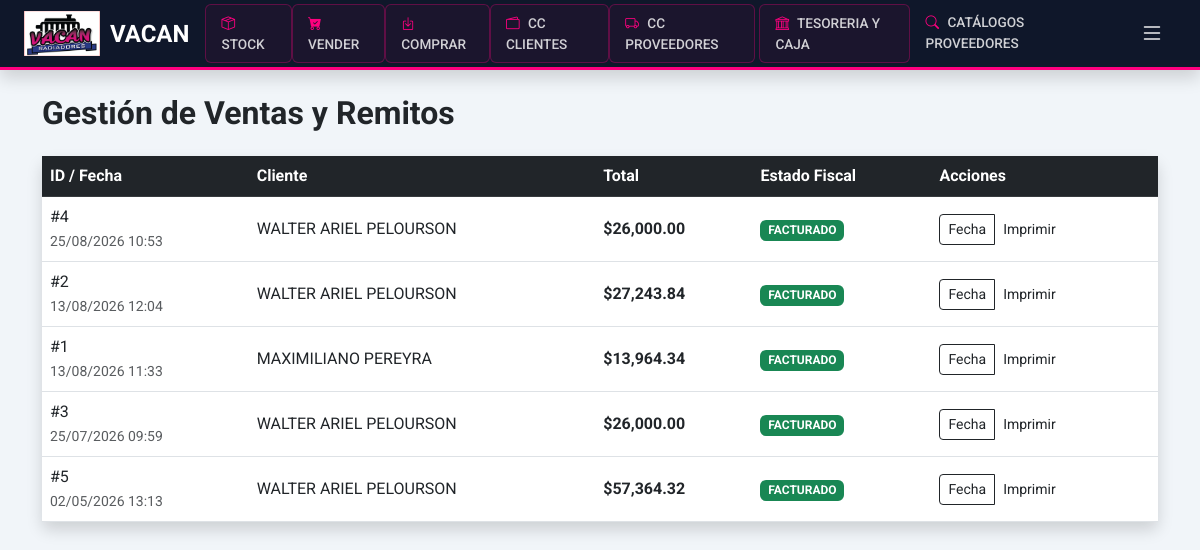
The page /ventas/gestion (signed in) on the database as committed earlier.
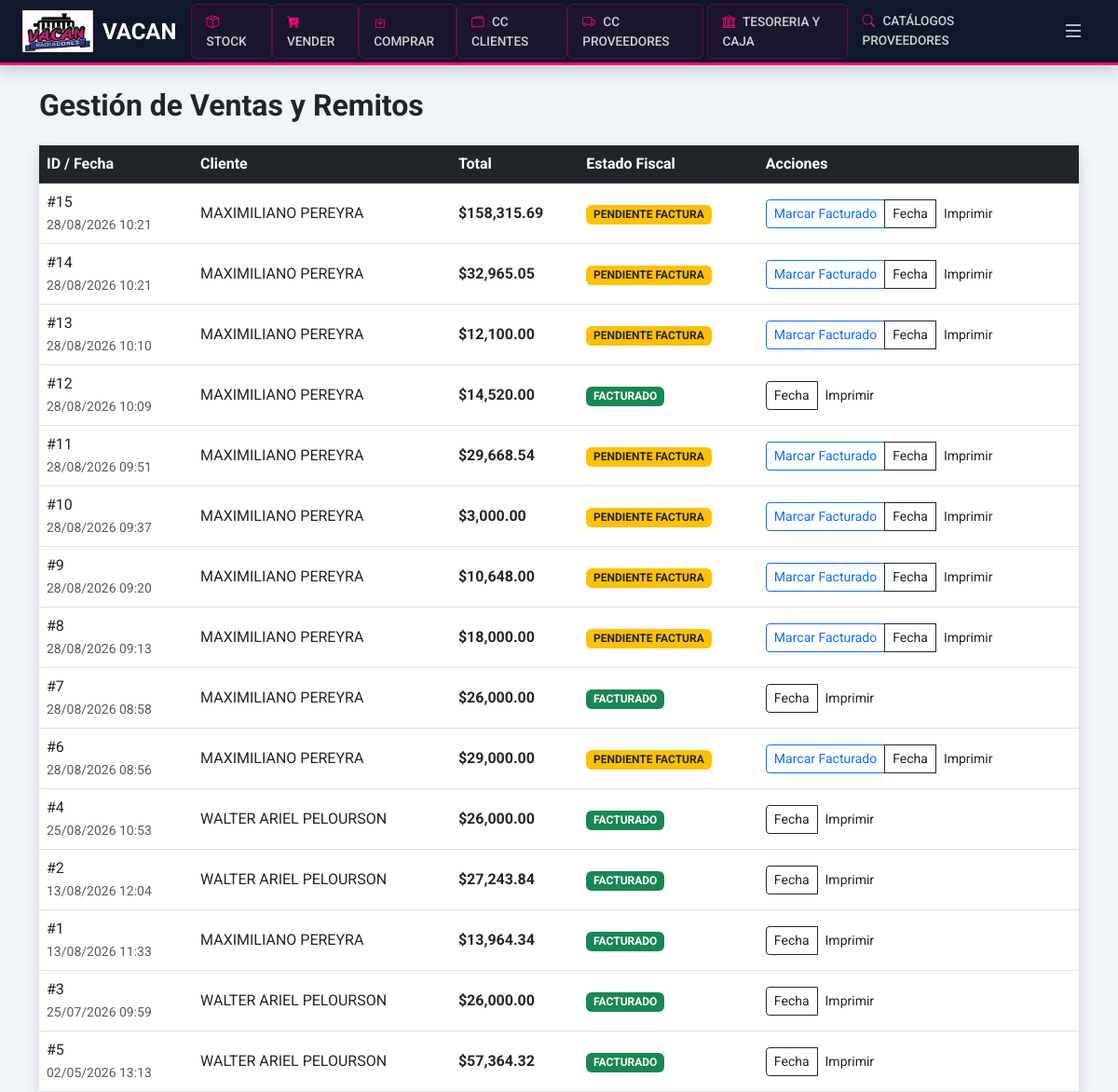
The same page on the database as committed later.
### app/models.py (models this page shows)
class Venta(db.Model):
    id = db.Column(db.Integer, primary_key=True)
    fecha = db.Column(db.DateTime, default=get_argentina_time)
    total = db.Column(db.Float, nullable=False)
    tipo_comprobante = db.Column(db.String(20), default='REMITO')
    metodo_pago = db.Column(db.String(20))
    estado_arca = db.Column(db.String(20), default='PENDIENTE')
    esta_pagada = db.Column(db.Boolean, default=False)
    total_pagado = db.Column(db.Float, default=0.0)
    cliente_id = db.Column(db.Integer, db.ForeignKey('cliente.id'))
    usuario_id = db.Column(db.Integer, db.ForeignKey('usuario.id'))
    sucursal_id = db.Column(db.Integer, db.ForeignKey('sucursal.id'))
    iva_porcentaje = db.Column(db.Float, default=21.0) # Para elegir 21, 10.5 o 0
    plazo_pago = db.Column(db.Integer, default=0)    # Días para el vencimiento
    descuento_global = db.Column(db.Float, default=0.0) # Monto o % de descuento
    recargo_global = db.Column(db.Float, default=0.0)
    cliente = db.relationship('Cliente', back_populates='ventas')
    usuario = db.relationship('Usuario', back_populates='ventas')
    sucursal = db.relationship('Sucursal', back_populates='ventas')
    detalles = db.relationship('DetalleVenta', back_populates='venta', cascade="all, delete-orphan")
    pagos = db.relationship('PagoVenta', back_populates='venta', cascade="all, delete-orphan")
    movimientos_cta = db.relationship('MovimientoCtaCte', back_populates='venta')

class Cliente(db.Model):
    id = db.Column(db.Integer, primary_key=True)
    razon_social = db.Column(db.String(150), nullable=False)
    cuit = db.Column(db.String(20), unique=True)
    condicion_iva = db.Column(db.String(50))
    direccion = db.Column(db.String(200))
    localidad = db.Column(db.String(100))
    provincia = db.Column(db.String(100))
    telefono = db.Column(db.String(50))
    email = db.Column(db.String(100))
    iibb = db.Column(db.String(50))
    activo = db.Column(db.Boolean, default=True)
    ventas = db.relationship('Venta', back_populates='cliente')
    movimientos_cta = db.relationship('MovimientoCtaCte', back_populates='cliente')

### app/routes/inventory.py (the view)
@inventory_bp.route('/ventas/gestion')
@login_required
def gestion_ventas():
    ventas = Venta.query.order_by(Venta.fecha.desc()).all()
    return render_template('gestion_ventas.html', ventas=ventas)

### app/__init__.py (called while the page is built)
def create_app():
    app = Flask(__name__)
    app.config.from_object(Config)
    db.init_app(app)
    migrate.init_app(app, db, render_as_batch=True)
    login_manager.init_app(app)
    login_manager.login_view = 'auth.login'
    login_manager.login_message = "Por favor, inicia sesión para acceder al sistema Vacan."
    login_manager.login_message_category = "info"
    from .models import Usuario
    @login_manager.user_loader
    def load_user(user_id):
        return Usuario.query.get(int(user_id))
    from .routes.main import main_bp
    from .routes.inventory import inventory_bp
    from .routes.auth import auth_bp
    from .routes.admin import admin_bp
    app.register_blueprint(main_bp)
    app.register_blueprint(inventory_bp)
    app.register_blueprint(auth_bp)
    app.register_blueprint(admin_bp)
    return app

### app/templates/gestion_ventas.html (shortened to what this page needs)
{% extends 'base.html' %}
{% block content %}
<h2 class="fw-bold mb-4">Gestión de <span class="text-pink">Ventas y Remitos</span></h2>
<div class="card shadow border-0">
    <div class="table-responsive">
        <table class="table table-hover align-middle mb-0">
            <thead class="table-dark">
                <tr>
                    <th>ID / Fecha</th>
                    <th>Cliente</th>
                    <th>Total</th>
                    <th>Estado Fiscal</th>
                    <th>Acciones</th>
                </tr>
            </thead>
            <tbody>
                {% for v in ventas %}
                <tr>
                    <td>
                        #{{ v.id }}<br>
                        <small class="text-muted">{{ v.fecha.strftime('%d/%m/%Y %H:%M') }}</small>
                    </td>
                    <td>{{ v.cliente.razon_social }}</td>
                    <td class="fw-bold">${{ "{:,.2f}".format(v.total) }}</td>
                    <td>
                        {% if v.estado_arca == 'PENDIENTE' %}
                            <span class="badge bg-warning text-dark">PENDIENTE FACTURA</span>
                        {% else %}
                            <span class="badge bg-success">FACTURADO</span>
                        {% endif %}
                    </td>
                    <td>
                        <div class="btn-group">
                            {% if v.estado_arca == 'PENDIENTE' %}
                            <a href="{{ url_for('inventory.marcar_facturado', id=v.id) }}" class="btn btn-sm btn-outline-primary">Marcar Facturado</a>
                            {% endif %}
                            <button class="btn btn-sm btn-outline-dark" data-bs-toggle="modal" data-bs-target="#modalFecha{{ v.id }}">Fecha</button>
                            <a href="{{ url_for('inventory.imprimir_comprobante', id=v.id, tipo='remito') }}" target="_blank" class="btn btn-sm btn-vacan">Imprimir</a>
                        </div>
                    </td>
                </tr>
                {% endfor %}
            </tbody>
        </table>
    </div>
</div>
{% endblock %}

### app/templates/base.html (shortened to what this page needs)
<!DOCTYPE html>
<html lang="es">
<head>
    <link href="https://cdn.jsdelivr.net/npm/bootstrap@5.3.0/dist/css/bootstrap.min.css" rel="stylesheet">
    <link rel="stylesheet" href="https://cdn.jsdelivr.net/npm/bootstrap-icons@1.11.0/font/bootstrap-icons.css">
</head>
<body>
<nav class="navbar navbar-expand-lg navbar-dark fixed-top shadow">
    <div class="container-fluid px-4">
        <a class="navbar-brand d-flex align-items-center" href="{{ url_for('main.home') }}">
            <img src="{{ url_for('static', filename='img/logo.jpg') }}" alt="Vacan Logo" class="logo-img">
            <span>VACAN</span>
        </a>
        {% if current_user.is_authenticated %}
        <div class="d-none d-md-flex ms-auto me-4">
            <a href="{{ url_for('inventory.index') }}" class="quick-link quick-link-money">
                <i class="bi bi-box-seam"></i> STOCK
            </a>
            <a href="{{ url_for('inventory.pos') }}" class="quick-link quick-link-money">
                <i class="bi bi-cart-check-fill"></i> VENDER
            </a>
            {% if current_user.rol in ['admin', 'superadmin'] %}
            <a href="{{ url_for('admin.modulo_compras') }}" class="quick-link quick-link-money">
                <i class="bi bi-box-arrow-in-down"></i> COMPRAR
            </a>
            <a href="{{ url_for('admin.lista_cta_cte') }}" class="quick-link quick-link-money">
                <i class="bi bi-wallet2"></i> CC CLIENTES
            </a>
            <a href="{{ url_for('admin.lista_saldos_proveedores') }}" class="quick-link quick-link-money">
                 <i class="bi bi-truck"></i> CC PROVEEDORES
            </a>
            <a href="{{ url_for('admin.tesoreria_dashboard') }}" class="quick-link quick-link-money ms-1">
                <i class="bi bi-bank"></i> TESORERIA Y CAJA
            </a>
            {% endif %}
            <a href="{{ url_for('inventory.catalogos_proveedores') }}" class="quick-link">
                <i class="bi bi-search"></i> CATÁLOGOS PROVEEDORES
            </a>
        </div>
        <button class="btn btn-outline-light border-0 fs-4" type="button" data-bs-toggle="offcanvas" data-bs-target="#vacanSidebar">
            <i class="bi bi-list"></i>
        </button>
        {% endif %}
    </div>
</nav>
<div class="container mt-4">
    {% block content %}{% endblock %}
</div>
</body>
</html>

### app/templates/base.html (style rules this page uses)
:root { --vacan-blue: #0f172a; --vacan-pink: #ff007f; --vacan-dark-hover: #1e293b; }
body { background-color: #f1f5f9; font-family: 'Roboto', sans-serif; padding-top: 70px; }
.navbar { background-color: var(--vacan-blue) !important; border-bottom: 3px solid var(--vacan-pink); height: 70px; }
.navbar-brand { font-family: 'Orbitron', sans-serif; font-weight: bold; color: white !important; font-size: 1.5rem; }
.logo-img { height: 45px; margin-right: 10px; }
.quick-link { color: rgba(255,255,255,0.8); text-decoration: none; font-weight: 500; padding: 8px 15px; border-radius: 6px; transition: 0.3s; font-size: 0.85rem; }
.quick-link i { margin-right: 5px; color: var(--vacan-pink); }
.quick-link-money { border: 1px solid rgba(255, 0, 127, 0.3); background: rgba(255, 0, 127, 0.05); }

Rows that differ between the two databases and show on the page:
added Venta: id "15", fecha "28/08/2026 10:21", cliente.razon_social "MAXIMILIANO PEREYRA", total "158,315.69", estado_arca "PENDIENTE FACTURA"
added Venta: id "14", fecha "28/08/2026 10:21", cliente.razon_social "MAXIMILIANO PEREYRA", total "32,965.05", estado_arca "PENDIENTE FACTURA"
added Venta: id "13", fecha "28/08/2026 10:10", cliente.razon_social "MAXIMILIANO PEREYRA", total "12,100.00", estado_arca "PENDIENTE FACTURA"
added Venta: id "12", fecha "28/08/2026 10:09", cliente.razon_social "MAXIMILIANO PEREYRA", total "14,520.00", estado_arca "FACTURADO"
added Venta: id "11", fecha "28/08/2026 09:51", cliente.razon_social "MAXIMILIANO PEREYRA", total "29,668.54", estado_arca "PENDIENTE FACTURA"
added Venta: id "10", fecha "28/08/2026 09:37", cliente.razon_social "MAXIMILIANO PEREYRA", total "3,000.00", estado_arca "PENDIENTE FACTURA"
added Venta: id "9", fecha "28/08/2026 09:20", cliente.razon_social "MAXIMILIANO PEREYRA", total "10,648.00", estado_arca "PENDIENTE FACTURA"
added Venta: id "8", fecha "28/08/2026 09:13", cliente.razon_social "MAXIMILIANO PEREYRA", total "18,000.00", estado_arca "PENDIENTE FACTURA"
added Venta: id "7", fecha "28/08/2026 08:58", cliente.razon_social "MAXIMILIANO PEREYRA", total "26,000.00", estado_arca "FACTURADO"
added Venta: id "6", fecha "28/08/2026 08:56", cliente.razon_social "MAXIMILIANO PEREYRA", total "29,000.00", estado_arca "PENDIENTE FACTURA"
